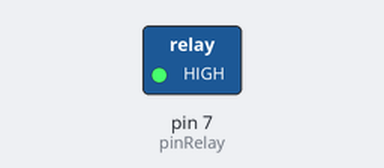
Simulated run of this sketch. Board: Arduino Uno, built with avr-gcc and run on an emulated ATmega328P. Parts: switched loads named in the sketch (green lamp = pin HIGH).

Above: at 0.1 s.
Timing chart, 0 to 1.6 s (numbered marks = the images above):
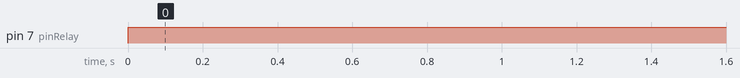

The sketch:

Prender1foco.ino
```cpp
int pinRelay = 7;

void setup() {
  pinMode(pinRelay, OUTPUT);
  digitalWrite(pinRelay, LOW);
}

void loop() {
  digitalWrite(pinRelay, HIGH);
  delay(5000);
}
```

Measured:
- by itself, pin 7 (pinRelay): LOW → HIGH at 0.00 s
